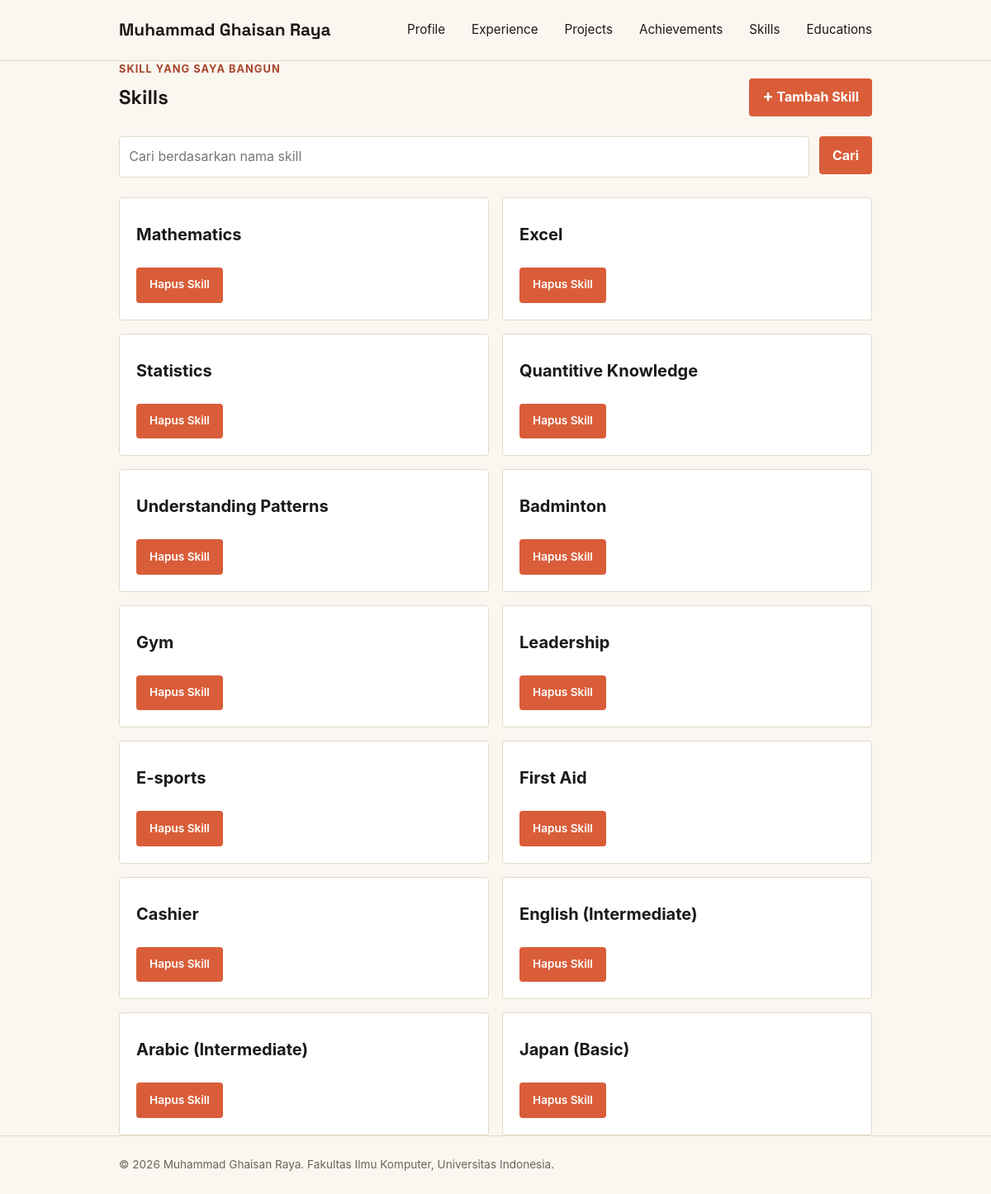
Screenshot of /skills/ with the database file from the repository.
### main/models.py (models this page shows, shortened)
class Skills(models.Model):
    SKILLS_CHOICES = [
            ("hard skill", "Hard skill"),
            ("soft skill", "Soft skill"),
            ("language", "Language"),
        ]
    id = models.UUIDField(primary_key=True, default=uuid.uuid4, editable=False)
    title = models.CharField(max_length=255)
    category = models.CharField(
        max_length=20,
        choices=SKILLS_CHOICES,
        default="hard skill",
    )
    thumbnail = models.URLField(blank=True, null=True)
    started_at = models.DateTimeField(auto_now_add=True)
    ended_at = models.DateTimeField(blank=True, null=True)
    tech_stack = models.CharField(max_length=255, blank=True, default="")
    skills_url = models.URLField(blank=True)
    skills_image_url = models.URLField(blank=True, max_length=500)

### main/views.py (the view)
# urls.py: path("skills/", show_skills, name="show_skills"),
def show_skills(request):
    context = {
        "name": "Muhammad Ghaisan Raya",
        "skills_list": Skills.objects.all(),
        }
    return render(request, "skills.html", context)

### templates/skills.html (shortened to what this page needs)
{% extends 'base.html' %}
{% block content %}
    <main>
            <section class="skill-section" id="skill">
            <div class="container">
                <p class="section-kicker">Skill yang saya bangun</p>
                <div class="skill-header">
                    <h1>Skills</h1>
                    <a href="{% url 'main:create_skills' %}"
                       class="button skill-add-button">
                        <span aria-hidden="true">+</span>
                        Tambah Skill
                    </a>
                </div>
                <form method="get"
                      action="{% url 'main:show_skills' %}"
                      class="skill-search">
                    <input type="search"
                           name="title"
                           value="{{ title_query }}"
                           placeholder="Cari berdasarkan nama skill"
                           class="project-search__input"
                           aria-label="Cari berdasarkan nama skill">
                    <button type="submit" class="button">Cari</button>
                </form>
                <div class="project-grid project-grid">
                    {% for skill in skills_list %}
                        <article class="project-card">
                            <h2>{{ skill.title }}</h2>
                            <div class="skill-card-actions">
                                <div class="skill-actions">
                                    {% include "skills_delete_modal.html" with skill=skill %}
                                </div>
                            </div>
                        </article>
                    {% empty %}
                        {% if title_query %}
                            <p class="empty-state">Tidak ada skill dengan nama tersebut.</p>
                        {% else %}
                            <p class="empty-state">Belum ada skill yang ditambahkan.</p>
                        {% endif %}
                    {% endfor %}
                </div>
            </div>
        </section>
    </main>
{% endblock content %}

### templates/skills_delete_modal.html (shortened to what this page needs)
<p class="skill-status">
    <button type="button"
            class="button button-danger"
            popovertarget="delete-skills-{{ skills.id }}"
            aria-label="Hapus {{ skills.title }}"
            title="Hapus skill">
        Hapus Skill
    </button>
</p>

### static/css/style.css (style rules this page uses)
* { margin: 0; padding: 0; box-sizing: border-box; }
:root { --ink: #1c1917; --paper: #faf6f0; --accent: #d95d39; --accent-dark: #a8442a; --line: #e3d9c9; --text-muted: #6b6459; --radius: 4px; }
body { font-family: -apple-system, "Segoe UI", Roboto, Helvetica, Arial, sans-serif; color: var(--ink); background-color: var(--paper); line-height: 1.6; }
h1, .brand { font-family: "Space Grotesk", -apple-system, sans-serif; }
.container { max-width: 960px; margin: 0 auto; padding: 0 1.5rem; }
.button { display: inline-block; height: fit-content; border: 0; border-radius: var(--radius); padding: 0.65rem 1rem; background: var(--accent); color: white; cursor: pointer; font: inherit; font-weight: 700; text-decoration: none; }
.skill-header { width: 100%; display: flex; justify-content: space-between; align-items: center; gap: 1rem; margin-bottom: 1.5rem; }
.skill-header h1 { margin-bottom: 0; }
.skill-add-button { display: inline-flex; align-items: center; gap: 0.45rem; }
.skill-add-button span { font-size: 1.25rem; line-height: 1; }
.skill-search { display: flex; gap: 0.75rem; margin-bottom: 1.5rem; }
.skill-actions { display: flex; align-items: center; flex-wrap: wrap; gap: 20px; margin-top: 1rem; }
.skill-actions .button { font-size: 0.85rem; font-weight: 600; }
.skill-card-actions { display: flex; flex-direction: column; margin-top: auto; }
.section-kicker { color: var(--accent-dark); font-size: 0.8rem; font-weight: 700; letter-spacing: 0.08em; text-transform: uppercase; }
.project-grid { display: grid; grid-template-columns: repeat(auto-fit, minmax(240px, 1fr)); gap: 1rem; }
.project-card { padding: 1.25rem; background-color: #fff; border: 1px solid var(--line); border-radius: var(--radius); }
.project-card h2 { margin: 0.5rem 0; font-size: 1.25rem; }
.project-grid { grid-template-columns: repeat(2, minmax(0, 1fr)); }
.project-search__input { width: 100%; min-width: 0; padding: 0.7rem; border: 1px solid var(--line); border-radius: var(--radius); background: #fff; color: var(--ink); font: inherit; }

### rows the page displays
Skills: title "Mathematics"
Skills: title "Excel"
Skills: title "Statistics"
Skills: title "Quantitive Knowledge"
Skills: title "Understanding Patterns"
Skills: title "Badminton"
Skills: title "Gym"
Skills: title "Leadership"
Skills: title "E-sports"
Skills: title "First Aid"
Skills: title "Cashier"
Skills: title "English (Intermediate)"
Skills: title "Arabic (Intermediate)"
Skills: title "Japan (Basic)"

### other values shown
{{ name }} "Muhammad Ghaisan Raya"
